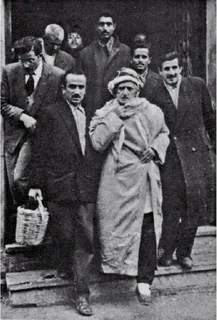
#> input picture resimdebellibiralanıdikdörtgeniçinealma/i.jpg, 217 x 320 px
$ python 'yüzükareye alma.py'
#> lines starting #> are read from the running program, lines starting #| are printed output that depends on the picture; after the words box and inside, x2 and y2 are one past the last pixel; in counts of white or black regions, pixels touching at a corner belong together
import cv2
import numpy as np

kare=cv2.imread("i.jpg")
#> kare is the input picture: shape (320, 217, 3); mean B, G, R 87, 84.5, 86

cv2.rectangle(kare,(55,61),(88,111),[0,0,255],2)
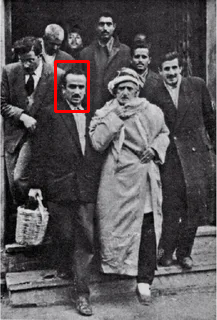
#> kare: shape (320, 217, 3); 0.71% of pixels changed, all inside (x1, y1, x2, y2) = (54, 60, 90, 113)
cv2.imshow("Ustad",kare)
cv2.imwrite("ustad.jpg",kare)


cv2.waitKey(0)
cv2.destroyAllWindows()
